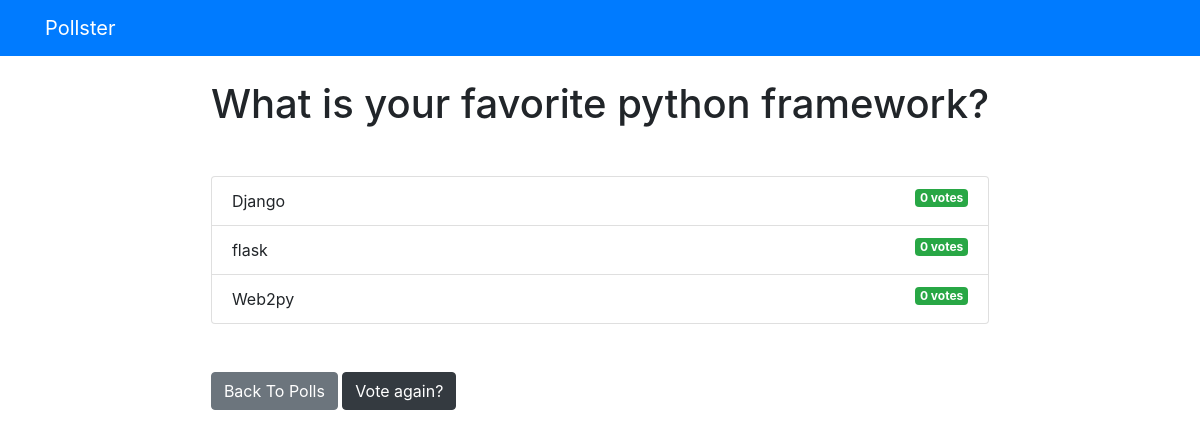
The app's page /polls/1/results/, older data.
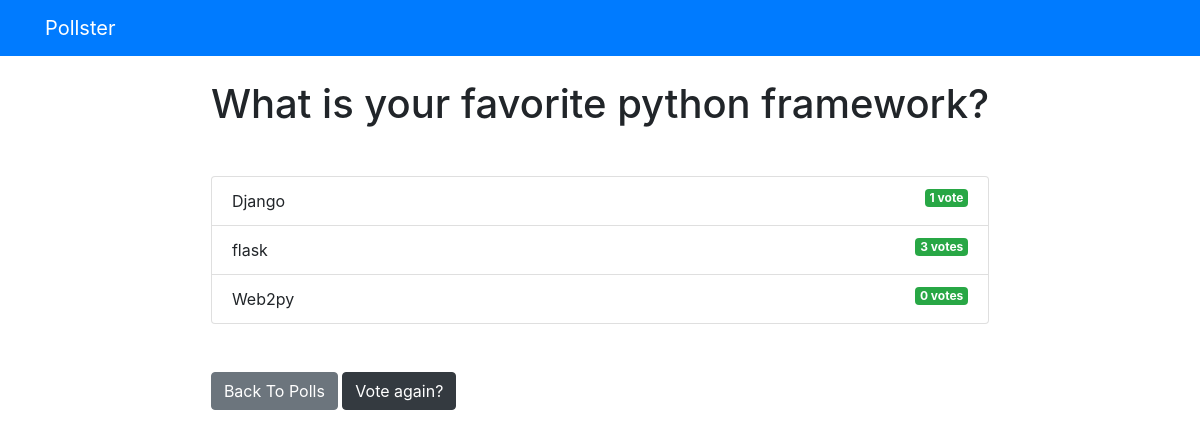
The same page, newer data.
### polls/models.py (models this page shows, shortened)
class Choice(models.Model):
    question = models.ForeignKey(Question, on_delete=models.CASCADE)
    choice_text = models.CharField(max_length=200)
    votes = models.IntegerField(default=0)

### polls/views.py (the view)
# urls.py: path("<int:question_id>/results/", views.results, name='results'),
def results(request, question_id):
    question = get_object_or_404(Question, pk=question_id)
    return render(request, "polls/results.html", {"question": question})

### templates/polls/results.html
{% extends "base.html" %}
{% block content %}
    <h1 class="mb-5 text-center">
        {{ question.question_text }}
    </h1>
    <ul class="list-group mb-5">
        {% for choice in question.choice_set.all %}
        <li class="list-group-item">
            {{ choice.choice_text }}
            <span class="badge badge-success float-right">
                {{ choice.votes }} vote{{ choice.votes | pluralize }}
            </span>
        </li>
        {% endfor %}
    </ul>
    <a href="{% url 'polls:index' %}" class="btn btn-secondary">
        Back To Polls
    </a>
    <a href="{% url 'polls:detail' question.id %}" class="btn btn-dark">
        Vote again?
    </a>
{% endblock %}

Row changes from the older to the newer data that the page shows:
changed Choice "Django": votes "0" → "1"; votes|pluralize "s" → (not shown)
changed Choice "flask": votes "0" → "3"
